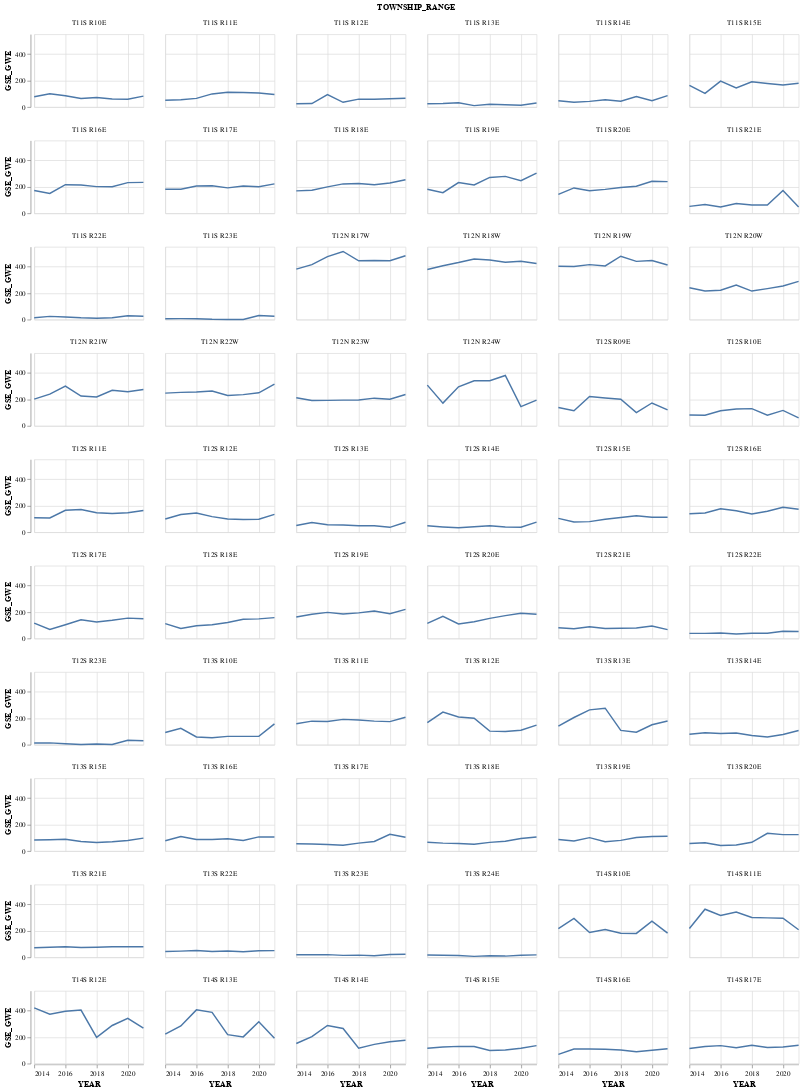

Notebook source saved alongside this figure:
### Code cell
alt.Chart(item_df[item_df['TOWNSHIP_RANGE'].isin(list(item_df.TOWNSHIP_RANGE.unique())[180:240])]
).mark_line(
).encode(
    x="YEAR:T",
    y='GSE_GWE:Q',
    facet=alt.Facet('TOWNSHIP_RANGE:N', columns=6)
).properties(width=150, height=100)

### Figure 1 — Vega-Lite specification as saved in the notebook (floating-point values rounded to 4 significant figures; data arrays with more than 128 entries replaced by an {"elided": "..."} marker saying what was removed)
{"config": {"view": {"continuousWidth": 400, "continuousHeight": 300}}, "data": {"name": "data-13e44195419929dc427adb40ec7aad6c"}, "mark": "line", "encoding": {"facet": {"columns": 6, "field": "TOWNSHIP_RANGE", "type": "nominal"}, "x": {"field": "YEAR", "type": "temporal"}, "y": {"field": "GSE_GWE", "type": "quantitative"}}, "height": 100, "width": 150, "$schema": "https://vega.github.io/schema/vega-lite/v4.17.0.json", "datasets": {"data-13e44195419929dc427adb40ec7aad6c": {"elided": "480 records"}}}
